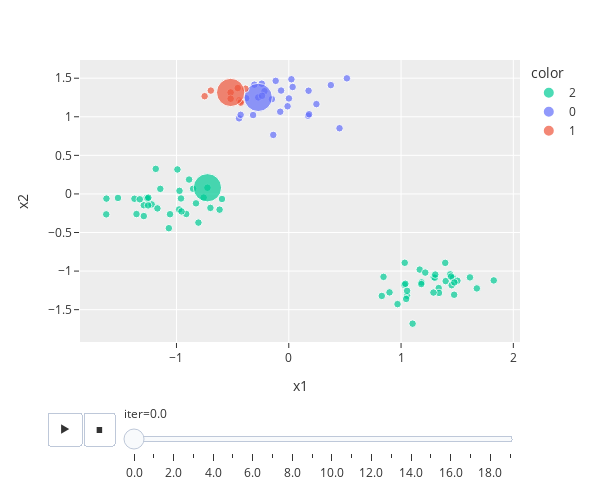

The cell this chart's notebook holds for it:
### Code cell
fig = px.scatter(
    dfs,
    x="x1",
    y="x2",
    animation_frame="iter",
    size="size",
    color="color",
    color_discrete_map=colormap, 
    **figKwargs
)
fig.show()

### Figure 1 — Plotly figure (JSON) as saved in the notebook; plotly's stock layout.template omitted (floating-point values rounded to 4 significant figures)
{"data": [{"hovertemplate": "color=2<br>iter=0.0<br>x1=%{x}<br>x2=%{y}<br>size=%{marker.size}<extra></extra>", "legendgroup": "2", "marker": {"color": "#00CC96", "size": [1, 1, 1, 1, 1, 1, 1, 1, 1, 1, 1, 1, 1, 1, 1, 1, 1, 1, 1, 1, 1, 1, 1, 1, 1, 1, 1, 1, 1, 1, 1, 1, 1, 1, 1, 1, 1, 1, 1, 1, 1, 1, 1, 1, 1, 1, 1, 1, 1, 1, 1, 1, 1, 1, 1, 1, 1, 1, 1, 1, 1, 1, 1, 1, 1, 1, 14], "sizemode": "area", "sizeref": 0.035, "symbol": "circle"}, "mode": "markers", "name": "2", "orientation": "v", "showlegend": true, "type": "scatter", "x": [1.054, 1.03, -0.7243, 0.8284, -1.068, 1.438, -1.626, -1.291, 1.054, 0.8973, -1.221, 1.103, 1.29, 1.301, -1.291, -0.6979, 1.182, -0.9731, -0.9764, -0.7577, -1.356, -0.9916, 1.462, -0.9128, 0.8439, -1.521, 1.502, -1.375, -1.267, 1.335, -1.258, -0.8047, 1.398, -0.9554, -0.616, 1.826, 1.338, -1.327, -1.251, -1.185, 1.038, 1.18, -1.253, 1.614, 1.288, -0.8262, 1.304, -1.17, -1.144, -0.8519, 1.446, 1.393, 1.033, 0.9685, 1.473, -0.5949, 1.451, -1.058, 1.167, -0.9598, -1.624, 1.215, 1.675, -0.8877, 1.475, 1.046, -0.7243], "xaxis": "x", "y": [-1.321, -1.18, 0.08008, -1.322, -0.4442, -1.043, -0.2646, -0.1464, -1.256, -1.276, -0.1357, -1.682, -1.079, -1.086, -0.2871, -0.181, -1.146, 0.04011, -0.2012, -0.04791, -0.2609, 0.3173, -1.088, -0.2601, -1.075, -0.05189, -1.126, -0.06243, -0.04954, -1.22, -0.06024, -0.3717, -1.13, -0.2265, -0.2038, -1.121, -1.283, -0.06941, -0.04849, 0.3247, -1.165, -1.168, -0.1487, -1.082, -1.278, -0.1219, -1.045, -0.1875, 0.06561, 0.06716, -1.071, -0.8936, -0.8924, -1.428, -1.307, -0.06553, -1.183, -0.2629, -0.9807, -0.05886, -0.06081, -1.019, -1.224, 0.1864, -1.147, -1.361, 0.08008], "yaxis": "y"}, {"hovertemplate": "color=0<br>iter=0.0<br>x1=%{x}<br>x2=%{y}<br>size=%{marker.size}<extra></extra>", "legendgroup": "0", "marker": {"color": "#636EFA", "size": [1, 1, 1, 1, 1, 1, 1, 1, 1, 1, 1, 1, 1, 1, 1, 1, 1, 1, 1, 1, 1, 1, 1, 1, 1, 14], "sizemode": "area", "sizeref": 0.035, "symbol": "circle"}, "mode": "markers", "name": "0", "orientation": "v", "showlegend": true, "type": "scatter", "x": [-0.2405, 0.1765, 0.02352, 0.173, -0.07601, -0.1503, 0.1811, -0.3175, -0.06827, -0.2719, -0.3791, -0.2168, 0.001346, 0.0346, 0.4521, -0.2383, 0.2462, -0.4425, -0.01054, 0.5176, -0.138, -0.4286, 0.3747, -0.1164, -0.3065, -0.2719], "xaxis": "x", "y": [1.429, 1.338, 1.486, 1.013, 1.065, 1.229, 1.033, 1.023, 1.34, 1.251, 1.24, 1.331, 1.238, 1.386, 0.8517, 1.272, 1.164, 0.9796, 1.137, 1.498, 0.7651, 1.025, 1.41, 1.466, 1.416, 1.251], "yaxis": "y"}, {"hovertemplate": "color=1<br>iter=0.0<br>x1=%{x}<br>x2=%{y}<br>size=%{marker.size}<extra></extra>", "legendgroup": "1", "marker": {"color": "#EF553B", "size": [1, 1, 1, 1, 1, 1, 1, 1, 1, 14], "sizemode": "area", "sizeref": 0.035, "symbol": "circle"}, "mode": "markers", "name": "1", "orientation": "v", "showlegend": true, "type": "scatter", "x": [-0.4541, -0.4396, -0.5175, -0.5174, -0.6941, -0.4291, -0.3862, -0.4275, -0.7493, -0.5175], "xaxis": "x", "y": [1.372, 1.215, 1.315, 1.234, 1.34, 1.198, 1.364, 1.183, 1.267, 1.315], "yaxis": "y"}], "layout": {"height": 500, "legend": {"itemsizing": "constant", "title": {"text": "color"}, "tracegroupgap": 0}, "margin": {"t": 60}, "sliders": [{"active": 0, "currentvalue": {"prefix": "iter="}, "len": 0.9, "pad": {"b": 10, "t": 60}, "steps": [{"args": [["0.0"], {"frame": {"duration": 0, "redraw": false}, "fromcurrent": true, "mode": "immediate", "transition": {"duration": 0, "easing": "linear"}}], "label": "0.0", "method": "animate"}, {"args": [["1.0"], {"frame": {"duration": 0, "redraw": false}, "fromcurrent": true, "mode": "immediate", "transition": {"duration": 0, "easing": "linear"}}], "label": "1.0", "method": "animate"}, {"args": [["2.0"], {"frame": {"duration": 0, "redraw": false}, "fromcurrent": true, "mode": "immediate", "transition": {"duration": 0, "easing": "linear"}}], "label": "2.0", "method": "animate"}, {"args": [["3.0"], {"frame": {"duration": 0, "redraw": false}, "fromcurrent": true, "mode": "immediate", "transition": {"duration": 0, "easing": "linear"}}], "label": "3.0", "method": "animate"}, {"args": [["4.0"], {"frame": {"duration": 0, "redraw": false}, "fromcurrent": true, "mode": "immediate", "transition": {"duration": 0, "easing": "linear"}}], "label": "4.0", "method": "animate"}, {"args": [["5.0"], {"frame": {"duration": 0, "redraw": false}, "fromcurrent": true, "mode": "immediate", "transition": {"duration": 0, "easing": "linear"}}], "label": "5.0", "method": "animate"}, {"args": [["6.0"], {"frame": {"duration": 0, "redraw": false}, "fromcurrent": true, "mode": "immediate", "transition": {"duration": 0, "easing": "linear"}}], "label": "6.0", "method": "animate"}, {"args": [["7.0"], {"frame": {"duration": 0, "redraw": false}, "fromcurrent": true, "mode": "immediate", "transition": {"duration": 0, "easing": "linear"}}], "label": "7.0", "method": "animate"}, {"args": [["8.0"], {"frame": {"duration": 0, "redraw": false}, "fromcurrent": true, "mode": "immediate", "transition": {"duration": 0, "easing": "linear"}}], "label": "8.0", "method": "animate"}, {"args": [["9.0"], {"frame": {"duration": 0, "redraw": false}, "fromcurrent": true, "mode": "immediate", "transition": {"duration": 0, "easing": "linear"}}], "label": "9.0", "method": "animate"}, {"args": [["10.0"], {"frame": {"duration": 0, "redraw": false}, "fromcurrent": true, "mode": "immediate", "transition": {"duration": 0, "easing": "linear"}}], "label": "10.0", "method": "animate"}, {"args": [["11.0"], {"frame": {"duration": 0, "redraw": false}, "fromcurrent": true, "mode": "immediate", "transition": {"duration": 0, "easing": "linear"}}], "label": "11.0", "method": "animate"}, {"args": [["12.0"], {"frame": {"duration": 0, "redraw": false}, "fromcurrent": true, "mode": "immediate", "transition": {"duration": 0, "easing": "linear"}}], "label": "12.0", "method": "animate"}, {"args": [["13.0"], {"frame": {"duration": 0, "redraw": false}, "fromcurrent": true, "mode": "immediate", "transition": {"duration": 0, "easing": "linear"}}], "label": "13.0", "method": "animate"}, {"args": [["14.0"], {"frame": {"duration": 0, "redraw": false}, "fromcurrent": true, "mode": "immediate", "transition": {"duration": 0, "easing": "linear"}}], "label": "14.0", "method": "animate"}, {"args": [["15.0"], {"frame": {"duration": 0, "redraw": false}, "fromcurrent": true, "mode": "immediate", "transition": {"duration": 0, "easing": "linear"}}], "label": "15.0", "method": "animate"}, {"args": [["16.0"], {"frame": {"duration": 0, "redraw": false}, "fromcurrent": true, "mode": "immediate", "transition": {"duration": 0, "easing": "linear"}}], "label": "16.0", "method": "animate"}, {"args": [["17.0"], {"frame": {"duration": 0, "redraw": false}, "fromcurrent": true, "mode": "immediate", "transition": {"duration": 0, "easing": "linear"}}], "label": "17.0", "method": "animate"}, {"args": [["18.0"], {"frame": {"duration": 0, "redraw": false}, "fromcurrent": true, "mode": "immediate", "transition": {"duration": 0, "easing": "linear"}}], "label": "18.0", "method": "animate"}, {"args": [["19.0"], {"frame": {"duration": 0, "redraw": false}, "fromcurrent": true, "mode": "immediate", "transition": {"duration": 0, "easing": "linear"}}], "label": "19.0", "method": "animate"}], "x": 0.1, "xanchor": "left", "y": 0, "yanchor": "top"}], "updatemenus": [{"buttons": [{"args": [null, {"frame": {"duration": 500, "redraw": false}, "fromcurrent": true, "mode": "immediate", "transition": {"duration": 500, "easing": "linear"}}], "label": "&#9654;", "method": "animate"}, {"args": [[null], {"frame": {"duration": 0, "redraw": false}, "fromcurrent": true, "mode": "immediate", "transition": {"duration": 0, "easing": "linear"}}], "label": "&#9724;", "method": "animate"}], "direction": "left", "pad": {"r": 10, "t": 70}, "showactive": false, "type": "buttons", "x": 0.1, "xanchor": "right", "y": 0, "yanchor": "top"}], "width": 600, "xaxis": {"anchor": "y", "domain": [0, 1], "title": {"text": "x1"}}, "yaxis": {"anchor": "x", "domain": [0, 1], "title": {"text": "x2"}}}}
